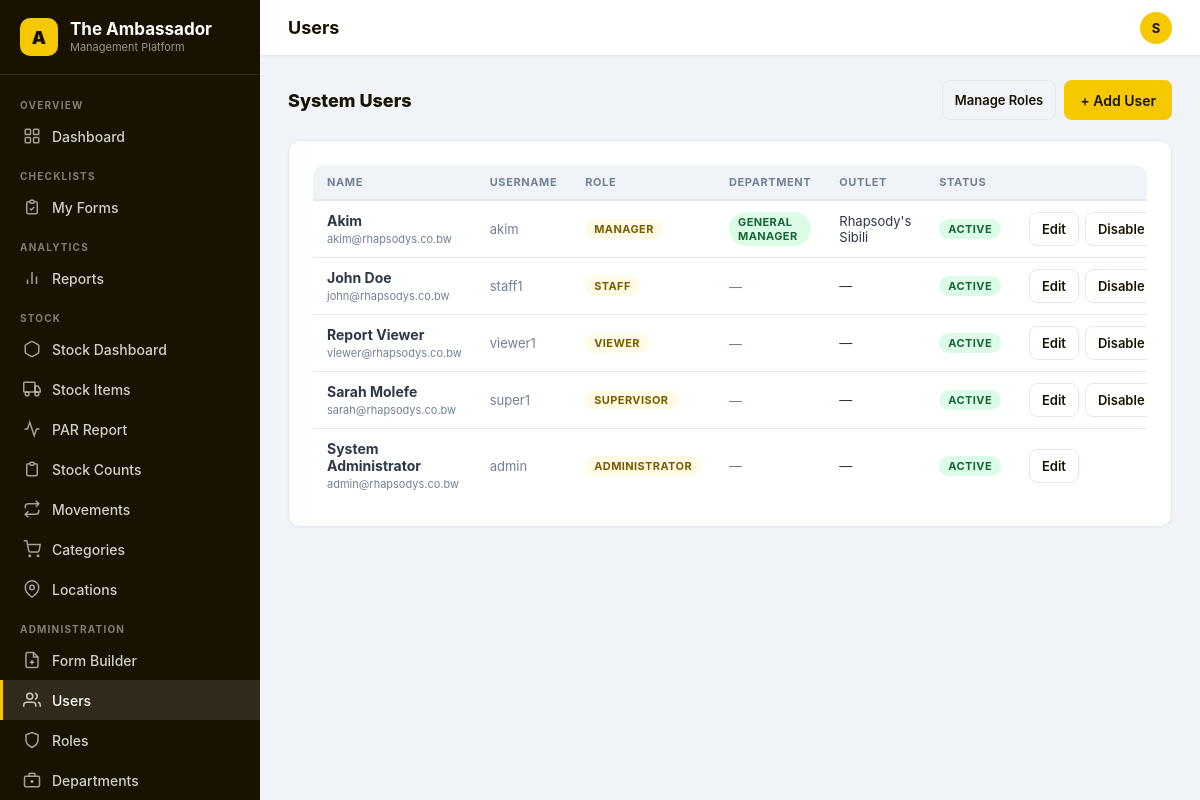
Screenshot of /accounts/users/ (signed in) with the database file from the repository.
### accounts/models.py (models this page shows, shortened)
class User(AbstractUser):
    custom_role = models.ForeignKey(
        Role, on_delete=models.SET_NULL, null=True, blank=True,
        related_name='users', verbose_name='Role'
    )
    outlet = models.ForeignKey(
        Outlet, on_delete=models.SET_NULL, null=True, blank=True,
        related_name='users', verbose_name='Outlet',
        help_text='Which restaurant this user belongs to'
    )
    department = models.ForeignKey(
        Department, on_delete=models.SET_NULL, null=True, blank=True,
        related_name='users', verbose_name='Department'
    )
    phone  = models.CharField(max_length=20, blank=True)
    avatar = models.ImageField(upload_to='avatars/', blank=True, null=True)
    class Meta:
        verbose_name = 'User'
        verbose_name_plural = 'Users'
    @property
    def role_name(self):
        if self.is_superuser:
            return 'System Admin'
        return self.custom_role.name if self.custom_role else 'No Role'
    @property
    def outlet_name(self):
        return self.outlet.name if self.outlet else '—'
    @property
    def is_admin(self):
        if self.is_superuser: return True
        return self.custom_role.is_system_admin if self.custom_role else False
    @property
    def can_fill_forms(self):
        if self.is_admin: return True
        return self.custom_role.can_fill_forms if self.custom_role else False
    @property
    def can_view_reports(self):
        if self.is_admin: return True
        return self.custom_role.can_view_reports if self.custom_role else False
    @property
    def can_manage_forms(self):
        if self.is_admin: return True
        return self.custom_role.can_manage_forms if self.custom_role else False
    @property
    def can_manage_users(self):
        if self.is_admin: return True
        return self.custom_role.can_manage_users if self.custom_role else False
    @property
    def can_access_stock(self):
        if self.is_admin: return True
        return self.custom_role.can_access_stock if self.custom_role else False
    @property
    def can_manage_stock(self):
        if self.is_admin: return True
        return self.custom_role.can_manage_stock if self.custom_role else False
    @property
    def display_name(self):
        return self.get_full_name() or self.username

class Role(models.Model):
    name        = models.CharField(max_length=60, unique=True)
    description = models.TextField(blank=True)
    can_fill_forms         = models.BooleanField(default=True,  help_text='Can fill in checklists')
    can_view_reports       = models.BooleanField(default=False, help_text='Can view reports')
    can_view_all_reports   = models.BooleanField(default=False, help_text='Can view all departments reports')
    can_manage_forms       = models.BooleanField(default=False, help_text='Can build/edit form templates')
    can_manage_users       = models.BooleanField(default=False, help_text='Can create/edit users')
    can_delete_submissions = models.BooleanField(default=False, help_text='Can delete submissions')
    can_access_stock       = models.BooleanField(default=False, help_text='Can view and manage stock')
    can_manage_stock       = models.BooleanField(default=False, help_text='Can add/edit stock items')
    is_system_admin        = models.BooleanField(default=False, help_text='Full system access — sees all outlets')
    created_at = models.DateTimeField(auto_now_add=True)
    class Meta:
        ordering = ['name']

class Department(models.Model):
    DEPT_ICONS = {
        'director':        '👔',
        'general_manager': '🏢',
        'front_of_house':  '🛎️',
        'bar':             '🍺',
        'waiters':         '🍽️',
        'floor_manager':   '📋',
        'bar_manager':     '🍹',
        'back_of_house':   '🍳',
        'kitchen_manager': '👨‍🍳',
        'stock_controller':'📦',
        'head_chef':       '🧑‍🍳',
        'coordinator':     '📌',
        'red_section':     '🔴',
        'yellow_section':  '🟡',
        'green_section':   '🟢',
        'blue_section':    '🔵',
        'white_section':   '⚪',
        'prep_section':    '🔪',
        'sushi_bar':       '🍣',
        'maintenance':     '🔧',
        'scullery':        '🧽',
        'general_cleaner': '🧹',
        'cleaning':        '🫧',
        'marketing':       '📣',
        'finance':         '💰',
    }
    outlet      = models.ForeignKey(
        Outlet, on_delete=models.CASCADE, null=True, blank=True,
        related_name='departments', verbose_name='Outlet',
        help_text='Which outlet this department belongs to'
    )
    name        = models.CharField(max_length=100)
    code        = models.CharField(max_length=50)
    parent      = models.ForeignKey(
        'self', on_delete=models.SET_NULL, null=True, blank=True,
        related_name='children', verbose_name='Parent Department'
    )
    description = models.TextField(blank=True)
    is_active   = models.BooleanField(default=True)
    order       = models.PositiveIntegerField(default=0)
    class Meta:
        ordering = ['order', 'name']
        unique_together = [['outlet', 'name']]

class Outlet(models.Model):
    name        = models.CharField(max_length=100, unique=True)
    code        = models.CharField(max_length=20, unique=True)
    address     = models.TextField(blank=True)
    phone       = models.CharField(max_length=30, blank=True)
    email       = models.EmailField(blank=True)
    is_active   = models.BooleanField(default=True)
    order       = models.PositiveIntegerField(default=0)
    OUTLET_ICONS = {
        'sibili':      '🏠',
        'phakalane':   '🌿',
        'seventy_nine':'🔢',
    }
    class Meta:
        ordering = ['order', 'name']

### accounts/views.py (the view)
# urls.py: path('users/',                  views.user_list_view,          name='user_list'),
@login_required
def user_list_view(request):
    if not _require_user_mgmt(request):
        return redirect('dashboard:home')
    users = User.objects.select_related('custom_role').order_by('first_name', 'username')
    return render(request, 'accounts/user_list.html', {'users': users})

### accounts/views.py (called while the page is built)
def _require_user_mgmt(request):
    if not request.user.can_manage_users:
        messages.error(request, 'Access denied. You do not have user management permissions.')
        return False
    return True

### templates/accounts/user_list.html (shortened to what this page needs)
{% extends 'base.html' %}
{% block page_title %}Users{% endblock %}
{% block content %}
<div class="flex-between mb-4">
  <h2 style="font-size:18px;font-weight:800;color:var(--brand-blue);">System Users</h2>
  <div class="flex gap-2">
    {% if user.is_admin %}<a href="{% url 'accounts:role_list' %}" class="btn btn-outline btn-sm">Manage Roles</a>{% endif %}
    <a href="{% url 'accounts:user_create' %}" class="btn btn-primary">+ Add User</a>
  </div>
</div>
<div class="card d-none" style="display:block;" id="desktopTable">
  <div class="table-wrap">
  <table class="table">
    <thead><tr><th>Name</th><th>Username</th><th>Role</th><th>Department</th><th>Outlet</th><th>Status</th><th></th></tr></thead>
    <tbody>
      {% for u in users %}
      <tr>
        <td>
          <strong>{{ u.get_full_name|default:u.username }}</strong>
          {% if u.email %}<br><span class="text-xs text-muted">{{ u.email }}</span>{% endif %}
        </td>
        <td class="text-muted text-sm">{{ u.username }}</td>
        <td>
          {% if u.custom_role %}<span class="badge badge-info">{{ u.custom_role.name }}</span>
          {% else %}<span class="badge badge-draft">No Role</span>{% endif %}
        </td>
        <td>
          {% if u.department %}<span class="badge badge-success">{{ u.department.name }}</span>
          {% else %}<span class="text-muted text-sm">—</span>{% endif %}
        </td>
        <td class="text-sm">{{ u.outlet_name }}</td>
        <td>
          {% if u.is_active %}<span class="badge badge-success">Active</span>
          {% else %}<span class="badge badge-draft">Inactive</span>{% endif %}
        </td>
        <td>
          <div class="flex gap-1">
            <a href="{% url 'accounts:user_edit' u.pk %}" class="btn btn-outline btn-sm">Edit</a>
            {% if u != request.user %}
            <a href="{% url 'accounts:user_toggle' u.pk %}" class="btn btn-outline btn-sm" onclick="return confirm('Toggle status for {{ u.display_name }}?')">
              {% if u.is_active %}Disable{% else %}Enable{% endif %}
            </a>
            {% endif %}
          </div>
        </td>
      </tr>
      {% empty %}
      <tr><td colspan="6"><div class="empty-state"><p>No users found.</p></div></td></tr>
      {% endfor %}
    </tbody>
  </table>
  </div>
</div>
{% endblock %}

### templates/base.html (shortened to what this page needs)
<!DOCTYPE html>
<html lang="en">
<head>
</head>
<body>
<div class="app-layout">
  <aside class="sidebar" id="sidebar">
    <div class="sidebar-brand">
      <div class="logo-circle">A</div>
      <div>
        <h1>The Ambassador</h1>
        <small>Management Platform</small>
      </div>
    </div>
    <nav class="sidebar-nav">
      <div class="nav-group-label">Overview</div>
      <a href="{% url 'dashboard:home' %}" class="nav-link {% if request.resolver_match.url_name == 'home' %}active{% endif %}" onclick="closeSidebar()">
        <svg width="18" height="18" fill="none" stroke="currentColor" stroke-width="2" viewBox="0 0 24 24"><rect x="3" y="3" width="7" height="7" rx="1"/><rect x="14" y="3" width="7" height="7" rx="1"/><rect x="3" y="14" width="7" height="7" rx="1"/><rect x="14" y="14" width="7" height="7" rx="1"/></svg>
        Dashboard
      </a>
      {% if user.can_fill_forms %}
      <div class="nav-group-label">Checklists</div>
      <a href="{% url 'forms_builder:my_forms' %}" class="nav-link {% if request.resolver_match.url_name in 'my_forms,fill_form,submission_detail' %}active{% endif %}" onclick="closeSidebar()">
        <svg width="18" height="18" fill="none" stroke="currentColor" stroke-width="2" viewBox="0 0 24 24"><path d="M9 5H7a2 2 0 0 0-2 2v12a2 2 0 0 0 2 2h10a2 2 0 0 0 2-2V7a2 2 0 0 0-2-2h-2M9 5a2 2 0 0 0 2 2h2a2 2 0 0 0 2-2M9 5a2 2 0 0 1 2-2h2a2 2 0 0 1 2 2m-6 9 2 2 4-4"/></svg>
        My Forms
      </a>
      {% endif %}
      {% if user.can_view_reports %}
      <div class="nav-group-label">Analytics</div>
      <a href="{% url 'dashboard:reports' %}" class="nav-link {% if request.resolver_match.url_name == 'reports' %}active{% endif %}" onclick="closeSidebar()">
        <svg width="18" height="18" fill="none" stroke="currentColor" stroke-width="2" viewBox="0 0 24 24"><line x1="18" y1="20" x2="18" y2="10"/><line x1="12" y1="20" x2="12" y2="4"/><line x1="6" y1="20" x2="6" y2="14"/></svg>
        Reports
      </a>
      {% endif %}
      {% if user.can_access_stock %}
      <div class="nav-group-label">Stock</div>
      <a href="{% url 'stock:dashboard' %}" class="nav-link {% if request.resolver_match.app_name == 'stock' and request.resolver_match.url_name == 'dashboard' %}active{% endif %}" onclick="closeSidebar()">
        <svg width="18" height="18" fill="none" stroke="currentColor" stroke-width="2" viewBox="0 0 24 24"><path d="M21 16V8a2 2 0 0 0-1-1.73l-7-4a2 2 0 0 0-2 0l-7 4A2 2 0 0 0 3 8v8a2 2 0 0 0 1 1.73l7 4a2 2 0 0 0 2 0l7-4A2 2 0 0 0 21 16z"/></svg>
        Stock Dashboard
      </a>
      <a href="{% url 'stock:item_list' %}" class="nav-link {% if request.resolver_match.app_name == 'stock' and request.resolver_match.url_name in 'item_list,item_detail,item_create,item_edit' %}active{% endif %}" onclick="closeSidebar()">
        <svg width="18" height="18" fill="none" stroke="currentColor" stroke-width="2" viewBox="0 0 24 24"><rect x="1" y="3" width="15" height="13" rx="1"/><path d="M16 8h4l3 5v3h-7V8z"/><circle cx="5.5" cy="18.5" r="2.5"/><circle cx="18.5" cy="18.5" r="2.5"/></svg>
        Stock Items
      </a>
      <a href="{% url 'stock:par_report' %}" class="nav-link {% if request.resolver_match.app_name == 'stock' and request.resolver_match.url_name == 'par_report' %}active{% endif %}" onclick="closeSidebar()">
        <svg width="18" height="18" fill="none" stroke="currentColor" stroke-width="2" viewBox="0 0 24 24"><polyline points="22 12 18 12 15 21 9 3 6 12 2 12"/></svg>
        PAR Report
      </a>
      <a href="{% url 'stock:count_list' %}" class="nav-link " onclick="closeSidebar()">
        <svg width="18" height="18" fill="none" stroke="currentColor" stroke-width="2" viewBox="0 0 24 24"><path d="M9 5H7a2 2 0 0 0-2 2v12a2 2 0 0 0 2 2h10a2 2 0 0 0 2-2V7a2 2 0 0 0-2-2h-2M9 5a2 2 0 0 0 2 2h2a2 2 0 0 0 2-2M9 5a2 2 0 0 1 2-2h2a2 2 0 0 1 2 2"/></svg>
        Stock Counts
      </a>
      <a href="{% url 'stock:movement_list' %}" class="nav-link {% if request.resolver_match.app_name == 'stock' and request.resolver_match.url_name in 'movement_list,movement_create' %}active{% endif %}" onclick="closeSidebar()">
        <svg width="18" height="18" fill="none" stroke="currentColor" stroke-width="2" viewBox="0 0 24 24"><polyline points="17 1 21 5 17 9"/><path d="M3 11V9a4 4 0 0 1 4-4h14"/><polyline points="7 23 3 19 7 15"/><path d="M21 13v2a4 4 0 0 1-4 4H3"/></svg>
        Movements
      </a>
      {% if user.can_manage_stock %}
      <a href="{% url 'stock:category_list' %}" class="nav-link " onclick="closeSidebar()">
        <svg width="18" height="18" fill="none" stroke="currentColor" stroke-width="2" viewBox="0 0 24 24"><circle cx="9" cy="21" r="1"/><circle cx="20" cy="21" r="1"/><path d="M1 1h4l2.68 13.39a2 2 0 0 0 2 1.61h9.72a2 2 0 0 0 2-1.61L23 6H6"/></svg>
        Categories
      </a>
      <a href="{% url 'stock:location_list' %}" class="nav-link " onclick="closeSidebar()">
        <svg width="18" height="18" fill="none" stroke="currentColor" stroke-width="2" viewBox="0 0 24 24"><path d="M21 10c0 7-9 13-9 13s-9-6-9-13a9 9 0 0 1 18 0z"/><circle cx="12" cy="10" r="3"/></svg>
        Locations
      </a>
      {% endif %}
      {% endif %}
      {% if user.can_manage_forms or user.can_manage_users or user.is_admin %}
      <div class="nav-group-label">Administration</div>
      {% if user.can_manage_forms %}
      <a href="{% url 'forms_builder:template_list' %}" class="nav-link {% if request.resolver_match.url_name in 'template_list,template_create,template_builder,template_edit' %}active{% endif %}" onclick="closeSidebar()">
        <svg width="18" height="18" fill="none" stroke="currentColor" stroke-width="2" viewBox="0 0 24 24"><path d="M14 2H6a2 2 0 0 0-2 2v16a2 2 0 0 0 2 2h12a2 2 0 0 0 2-2V8z"/><polyline points="14 2 14 8 20 8"/><line x1="12" y1="18" x2="12" y2="12"/><line x1="9" y1="15" x2="15" y2="15"/></svg>
        Form Builder
      </a>
      {% endif %}
      {% if user.can_manage_users %}
      <a href="{% url 'accounts:user_list' %}" class="nav-link {% if request.resolver_match.url_name in 'user_list,user_create,user_edit' %}active{% endif %}" onclick="closeSidebar()">
        <svg width="18" height="18" fill="none" stroke="currentColor" stroke-width="2" viewBox="0 0 24 24"><path d="M17 21v-2a4 4 0 0 0-4-4H5a4 4 0 0 0-4 4v2"/><circle cx="9" cy="7" r="4"/><path d="M23 21v-2a4 4 0 0 0-3-3.87"/><path d="M16 3.13a4 4 0 0 1 0 7.75"/></svg>
        Users
      </a>
      {% endif %}
      {% if user.is_admin %}
      <a href="{% url 'accounts:role_list' %}" class="nav-link {% if request.resolver_match.url_name in 'role_list,role_create,role_edit' %}active{% endif %}" onclick="closeSidebar()">
        <svg width="18" height="18" fill="none" stroke="currentColor" stroke-width="2" viewBox="0 0 24 24"><path d="M12 22s8-4 8-10V5l-8-3-8 3v7c0 6 8 10 8 10z"/></svg>
        Roles
      </a>
      <a href="{% url 'accounts:dept_list' %}" class="nav-link {% if request.resolver_match.url_name in 'dept_list,dept_create,dept_edit' %}active{% endif %}" onclick="closeSidebar()">
        <svg width="18" height="18" fill="none" stroke="currentColor" stroke-width="2" viewBox="0 0 24 24"><rect x="2" y="7" width="20" height="14" rx="2"/><path d="M16 7V5a2 2 0 0 0-2-2h-4a2 2 0 0 0-2 2v2"/><line x1="12" y1="12" x2="12" y2="16"/><line x1="10" y1="14" x2="14" y2="14"/></svg>
        Departments
      </a>
      {% endif %}
      {% endif %}
    </nav>
  </aside>
  <div class="main-wrap">
    <header class="topbar">
      <div class="topbar-left">
        <span class="topbar-title">{% block page_title %}Dashboard{% endblock %}</span>
      </div>
      <div class="topbar-right">
        <a href="{% url 'accounts:profile' %}" class="topbar-avatar" title="{{ user.display_name }}">{{ user.display_name|first|upper }}</a>
      </div>
    </header>
    <main class="page-content">
      {% block content %}{% endblock %}
    </main>
  </div>
</div>
</body>
</html>

### rows the page displays
User: display_name|first "S", get_full_name "System Administrator", email "admin@rhapsodys.co.bw", username "admin", custom_role.name "ADMINISTRATOR", outlet_name "—", is_active "ACTIVE"
User: get_full_name "Akim", email "akim@rhapsodys.co.bw", username "akim", custom_role.name "MANAGER", department.name "GENERAL MANAGER", outlet_name "Rhapsody's Sibili", is_active "ACTIVE"
User: get_full_name "John Doe", email "john@rhapsodys.co.bw", username "staff1", custom_role.name "STAFF", outlet_name "—", is_active "ACTIVE"
User: get_full_name "Report Viewer", email "viewer@rhapsodys.co.bw", username "viewer1", custom_role.name "VIEWER", outlet_name "—", is_active "ACTIVE"
User: get_full_name "Sarah Molefe", email "sarah@rhapsodys.co.bw", username "super1", custom_role.name "SUPERVISOR", outlet_name "—", is_active "ACTIVE"
